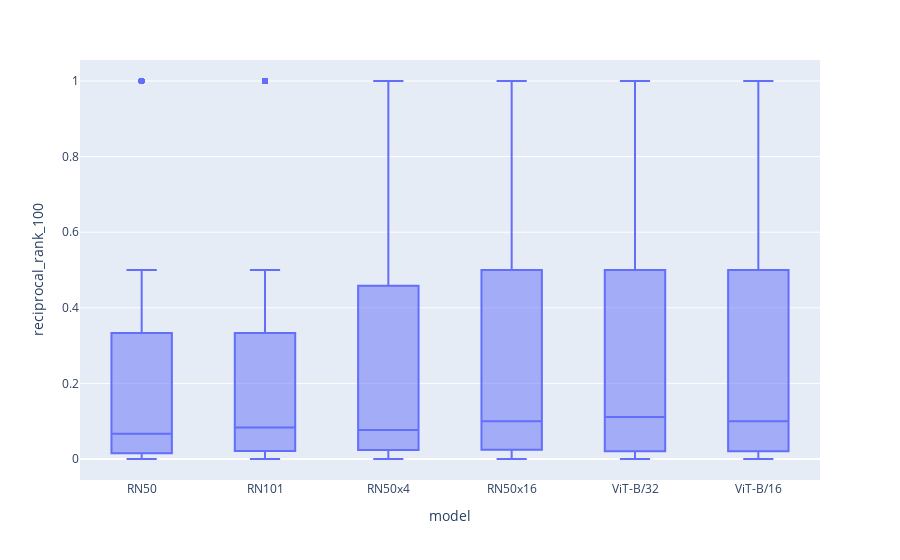

Notebook code cell kept with this figure:
### Markdown cell above
Visualize RR@100:

### Code cell
import plotly.express as px
fig = px.box(result, x="model", y="reciprocal_rank_100")
fig.show()

### Figure 1 — Plotly figure (JSON) as saved in the notebook; plotly's stock layout.template omitted (floating-point values rounded to 4 significant figures; data arrays with more than 128 entries replaced by an {"elided": "..."} marker saying what was removed)
{"data": [{"alignmentgroup": "True", "hovertemplate": "model=%{x}<br>reciprocal_rank_100=%{y}<extra></extra>", "legendgroup": "", "marker": {"color": "#636efa"}, "name": "", "notched": false, "offsetgroup": "", "orientation": "v", "showlegend": false, "type": "box", "x": {"elided": "1482 str values"}, "x0": " ", "xaxis": "x", "y": {"elided": "1482 float values"}, "y0": " ", "yaxis": "y"}], "layout": {"boxmode": "group", "legend": {"tracegroupgap": 0}, "margin": {"t": 60}, "xaxis": {"anchor": "y", "domain": [0, 1], "title": {"text": "model"}}, "yaxis": {"anchor": "x", "domain": [0, 1], "title": {"text": "reciprocal_rank_100"}}}}
